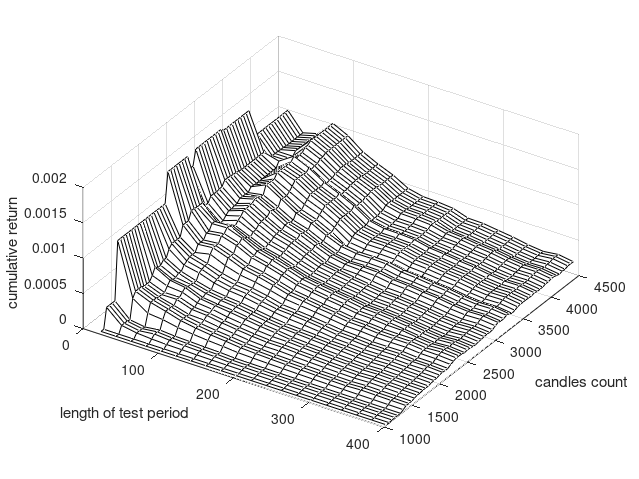

MATLAB code for this plot:
load wynikiD.mat
step1 = 20;
step2 = 50;
A = cumulativeReturnsPerCandle(1020:step2:end,10:step1:end);
h = mesh(A,'EdgeColor','black');
set(h,'XData',get(h,'XData')*step1);
set(h,'YData',get(h,'YData')*step2);
set(h,'YData',get(h,'YData')+1000);
% 
xlabel('length of test period');
ylabel('candles count');
zlabel('cumulative return');
view(33, 52)

set(gcf, 'Position', [200 200 640 480])
set(gcf, 'PaperPositionMode','auto')
print(gcf,'-dpng', '-r0','cumulativeReturnsPerCandleD')